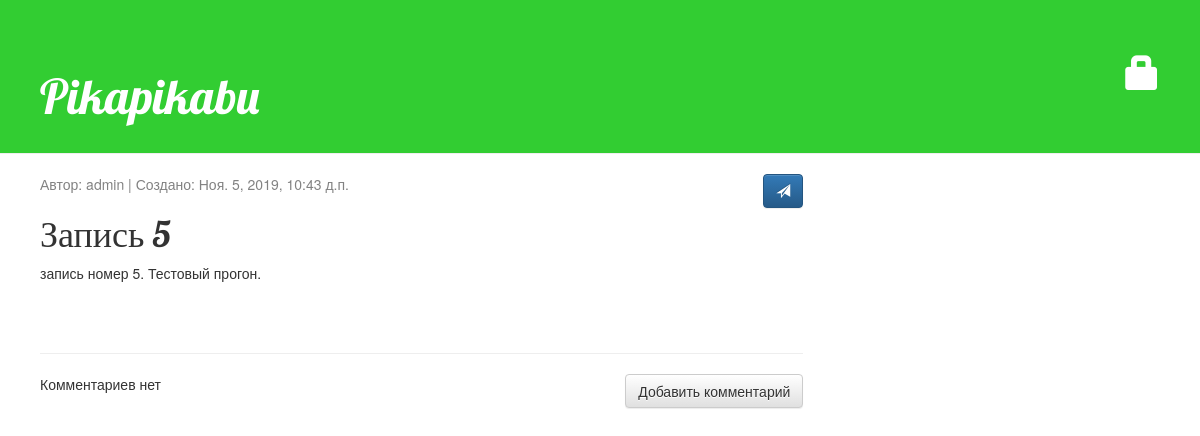
Before: /post/5/ with the older database file.
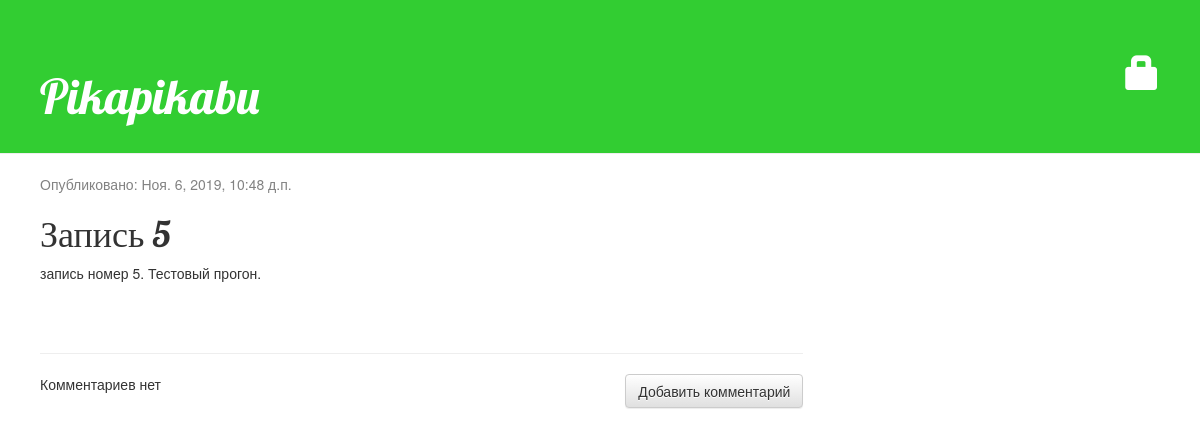
After: the same page with the newer database file.
### blog/models.py (models this page shows, shortened)
class Post(models.Model):
    author = models.ForeignKey(settings.AUTH_USER_MODEL, on_delete=models.CASCADE)
    title = models.CharField(max_length=200)
    text = models.TextField()
    created_date = models.DateTimeField(default=timezone.now)
    published_date = models.DateTimeField(blank=True, null=True)

### blog/views.py (the view)
# urls.py: path('post/<int:pk>/', views.post_detail, name='post_detail'),
def post_detail(request, pk):
    post = get_object_or_404(Post, pk=pk)
    return render(request, 'blog/post_detail.html', {'post': post})

### blog/templates/blog/post_detail.html (shortened to what this page needs)
{% extends 'blog/base.html' %}
{% block content %}
    <div class="post"><span class="date">
        {% if post.published_date %}
            Опубликовано: {{ post.published_date }}
        {% else %}
            Автор: {{ post.author }} | Создано: {{ post.created_date }}
            <a class="btn btn-primary" href="{% url 'post_publish' pk=post.pk %}"><span
                    class="glyphicon glyphicon-send"></span></a>
        {% endif %}
    </span>
        <h1>{{ post.title }}</h1>
        <p>{{ post.text|linebreaksbr }}</p>
    </div>
    <hr>
    <a class="btn btn-default" href="'{% url 'add_comment_to_post' pk=post.pk %}">Добавить комментарий</a>
    {% for comment in post.comments.all  %}
        <div class="comment">
        <div class="date">{{ comment.created_date }}</div>
        <strong>{{ comment.author }}</strong>
        <p>{{ comment.text|linebreaks }}</p>
        </div>
    {% empty %}
        <p>Комментариев нет</p>
    {% endfor %}
{% endblock %}

Changed rows visible on the page:
changed Post "Запись 5": published_date (not shown) → "Ноя. 6, 2019, 10:48 д.п."; author "admin" → (not shown); created_date "Ноя. 5, 2019, 10:43 д.п." → (not shown)
Other visible differences:
text no longer shown: "Автор: | Создано:"
text now shown: "Опубликовано:"
